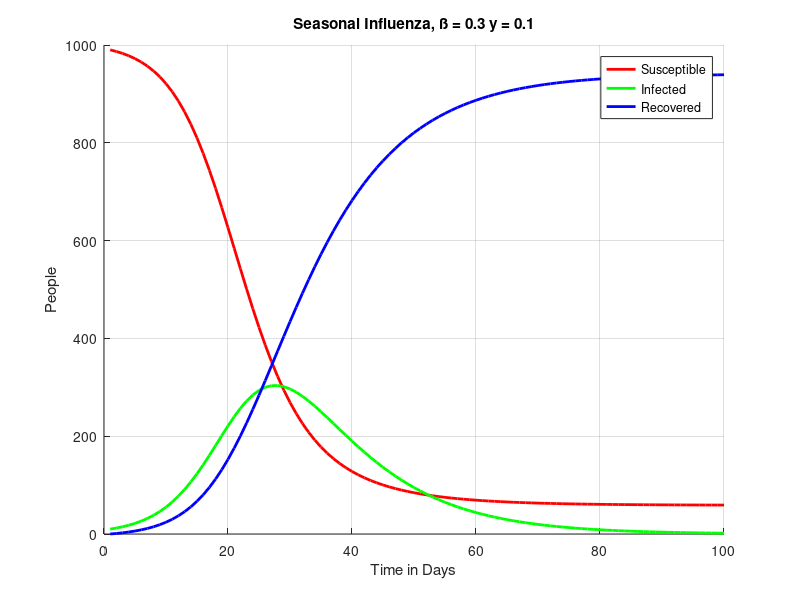
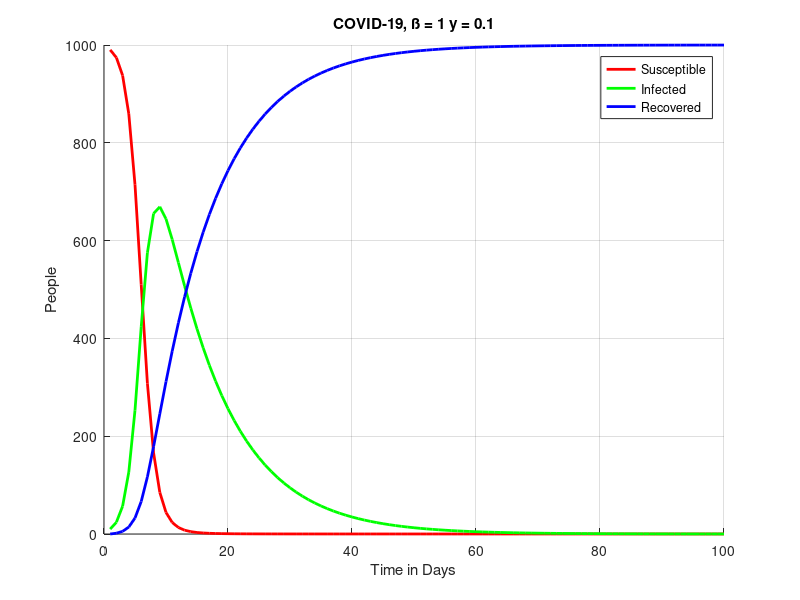
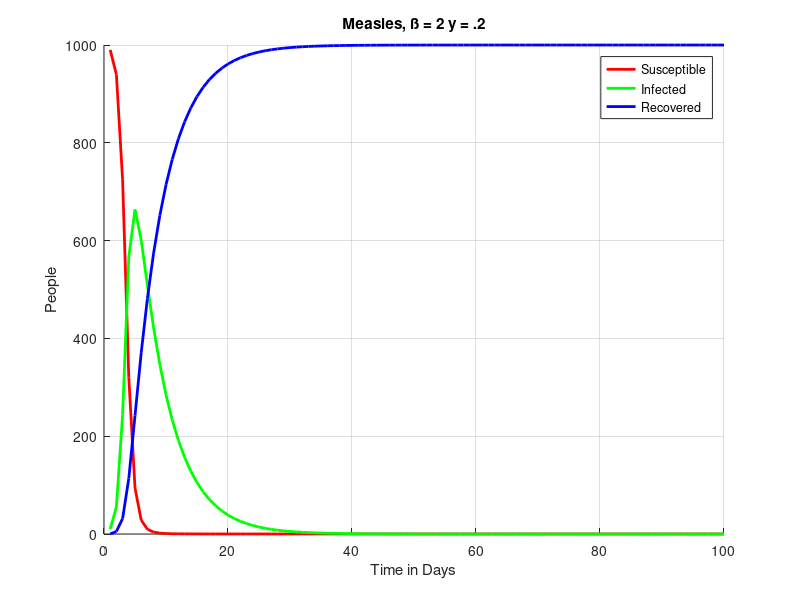

MATLAB code to generate these figures, in order:
%% Part 1: Runge-Kutta Method
format shortG; clear; clc

% Initializing Variable Definitions
St1 = zeros(1,1);
It1 = zeros(1,1);
Rt1 = zeros(1,1);
St2 = zeros(1,1);
It2 = zeros(1,1);
Rt2 = zeros(1,1);
St3 = zeros(1,1);
It3 = zeros(1,1);
Rt3 = zeros(1,1);
St(1,1) = 990; % Number of susceptible individuals at time t
It(1,1) = 10; % Number of infected individuals at time t
Rt(1,1) = 0; % Number of recovered individuals at time t

N = St + It + Rt; % Total Population
h = 1; % Step size in days
T = 100; % Total simulation time in days (0 -> 100)
days = 1:h:100;

for t = 1:h:T % For loop calculation for the standard flu 

    % initially given variables
    Beta = 0.3; %Transmission Rate
    Gamma = 0.1; %Recovery Rate

    % Set of nonlinear differential equations defined
    dSdt = @(t, St, It, Rt) -(Beta / N) .* St .* It;
    dIdt = @(t, St, It, Rt) (Beta / N) .* St .* It - Gamma .* It;
    dRdt = @(t, St, It, Rt) Gamma .* It;

    % Runge Kutta Calculations in which each diff eq is evaluated  
    k1S = dSdt(t, St(t,1), It(t,1), Rt(t,1));
    k1I = dIdt(t, St(t,1), It(t,1), Rt(t,1));
    k1R = dRdt(t, St(t,1), It(t,1), Rt(t,1));

    k2S = dSdt(t + 0.5 * h, St(t,1) + 0.5 * k1S * h, It(t,1) + 0.5 * k1I * h, Rt(t,1) + 0.5 * k1R * h);
    k2I = dIdt(t + 0.5 * h, St(t,1) + 0.5 * k1S * h, It(t,1) + 0.5 * k1I * h, Rt(t,1) + 0.5 * k1R * h);
    k2R = dRdt(t + 0.5 * h, St(t,1) + 0.5 * k1S * h, It(t,1) + 0.5 * k1I * h, Rt(t,1) + 0.5 * k1R * h);

    k3S = dSdt(t + 0.5 * h, St(t,1) + 0.5 * k2S * h, It(t,1) + 0.5 * k2I * h, Rt(t,1) + 0.5 * k2R * h);
    k3I = dIdt(t + 0.5 * h, St(t,1) + 0.5 * k2S * h, It(t,1) + 0.5 * k2I * h, Rt(t,1) + 0.5 * k2R * h);
    k3R = dRdt(t + 0.5 * h, St(t,1) + 0.5 * k2S * h, It(t,1) + 0.5 * k2I * h, Rt(t,1) + 0.5 * k2R * h);

    k4S = dSdt(t + h, St(t,1) + k3S * h, It(t,1) + k3I, Rt(t,1) + k3R);
    k4I = dIdt(t + h, St(t,1) + k3S * h, It(t,1) + k3I, Rt(t,1) + k3R);
    k4R = dRdt(t + h, St(t,1) + k3S * h, It(t,1) + k3I, Rt(t,1) + k3R);


    St(t + 1,1) = St(t,1) + (1/6) * (k1S + 2 * k2S + 2 * k3S + k4S) * h;
    It(t + 1,1) = It(t,1) + (1/6) * (k1I + 2 * k2I + 2 * k3I + k4I) * h;
    Rt(t + 1,1) = Rt(t,1) + (1/6) * (k1R + 2 * k2R + 2 * k3R + k4R) * h;

    % Values for susceptible, infected, and recovered persons are tabulated and synthesized into a vector

    St1(t,1) = St(t,1);
    It1(t,1) = It(t,1);
    Rt1(t,1) = Rt(t,1);

end


for t = 1:h:T

    Beta = 1;
    Gamma = 0.1;
    
    dSdt = @(t, St, It, Rt) -(Beta / N) .* St .* It;
    dIdt = @(t, St, It, Rt) (Beta / N) .* St .* It - Gamma .* It;
    dRdt = @(t, St, It, Rt) Gamma .* It;

    k1S = dSdt(t, St(t,1), It(t,1), Rt(t,1));
    k1I = dIdt(t, St(t,1), It(t,1), Rt(t,1));
    k1R = dRdt(t, St(t,1), It(t,1), Rt(t,1));

    k2S = dSdt(t + 0.5 * h, St(t,1) + 0.5 * k1S * h, It(t,1) + 0.5 * k1I * h, Rt(t,1) + 0.5 * k1R * h);
    k2I = dIdt(t + 0.5 * h, St(t,1) + 0.5 * k1S * h, It(t,1) + 0.5 * k1I * h, Rt(t,1) + 0.5 * k1R * h);
    k2R = dRdt(t + 0.5 * h, St(t,1) + 0.5 * k1S * h, It(t,1) + 0.5 * k1I * h, Rt(t,1) + 0.5 * k1R * h);

    k3S = dSdt(t + 0.5 * h, St(t,1) + 0.5 * k2S * h, It(t,1) + 0.5 * k2I * h, Rt(t,1) + 0.5 * k2R * h);
    k3I = dIdt(t + 0.5 * h, St(t,1) + 0.5 * k2S * h, It(t,1) + 0.5 * k2I * h, Rt(t,1) + 0.5 * k2R * h);
    k3R = dRdt(t + 0.5 * h, St(t,1) + 0.5 * k2S * h, It(t,1) + 0.5 * k2I * h, Rt(t,1) + 0.5 * k2R * h);

    k4S = dSdt(t + h, St(t,1) + k3S * h, It(t,1) + k3I, Rt(t,1) + k3R);
    k4I = dIdt(t + h, St(t,1) + k3S * h, It(t,1) + k3I, Rt(t,1) + k3R);
    k4R = dRdt(t + h, St(t,1) + k3S * h, It(t,1) + k3I, Rt(t,1) + k3R);


    St(t + 1,1) = St(t,1) + (1/6) * (k1S + 2 * k2S + 2 * k3S + k4S) * h;
    It(t + 1,1) = It(t,1) + (1/6) * (k1I + 2 * k2I + 2 * k3I + k4I) * h;
    Rt(t + 1,1) = Rt(t,1) + (1/6) * (k1R + 2 * k2R + 2 * k3R + k4R) * h;

    St2(t,1) = St(t,1);
    It2(t,1) = It(t,1);
    Rt2(t,1) = Rt(t,1);

end

% Begin 
for t = 1:h:T

    % Re-initialize givens
    Beta = 2;
    Gamma = 0.2;
    
    % Next set of nonlinear differential equations defined
    dSdt = @(t, St, It, Rt) -(Beta / N) .* St .* It;
    dIdt = @(t, St, It, Rt) (Beta / N) .* St .* It - Gamma .* It;
    dRdt = @(t, St, It, Rt) Gamma .* It;
    
    % Define all constants for the RK method, for each model
    k1S = dSdt(t, St(t,1), It(t,1), Rt(t,1));
    k1I = dIdt(t, St(t,1), It(t,1), Rt(t,1));
    k1R = dRdt(t, St(t,1), It(t,1), Rt(t,1));

    k2S = dSdt(t + 0.5 * h, St(t,1) + 0.5 * k1S * h, It(t,1) + 0.5 * k1I * h, Rt(t,1) + 0.5 * k1R * h);
    k2I = dIdt(t + 0.5 * h, St(t,1) + 0.5 * k1S * h, It(t,1) + 0.5 * k1I * h, Rt(t,1) + 0.5 * k1R * h);
    k2R = dRdt(t + 0.5 * h, St(t,1) + 0.5 * k1S * h, It(t,1) + 0.5 * k1I * h, Rt(t,1) + 0.5 * k1R * h);

    k3S = dSdt(t + 0.5 * h, St(t,1) + 0.5 * k2S * h, It(t,1) + 0.5 * k2I * h, Rt(t,1) + 0.5 * k2R * h);
    k3I = dIdt(t + 0.5 * h, St(t,1) + 0.5 * k2S * h, It(t,1) + 0.5 * k2I * h, Rt(t,1) + 0.5 * k2R * h);
    k3R = dRdt(t + 0.5 * h, St(t,1) + 0.5 * k2S * h, It(t,1) + 0.5 * k2I * h, Rt(t,1) + 0.5 * k2R * h);

    k4S = dSdt(t + h, St(t,1) + k3S * h, It(t,1) + k3I, Rt(t,1) + k3R);
    k4I = dIdt(t + h, St(t,1) + k3S * h, It(t,1) + k3I, Rt(t,1) + k3R);
    k4R = dRdt(t + h, St(t,1) + k3S * h, It(t,1) + k3I, Rt(t,1) + k3R);

    % RK method, employing constants created ealrier
    St(t + 1,1) = St(t,1) + (1/6) * (k1S + 2 * k2S + 2 * k3S + k4S) * h;
    It(t + 1,1) = It(t,1) + (1/6) * (k1I + 2 * k2I + 2 * k3I + k4I) * h;
    Rt(t + 1,1) = Rt(t,1) + (1/6) * (k1R + 2 * k2R + 2 * k3R + k4R) * h;

    St3(t,1) = St(t,1);
    It3(t,1) = It(t,1);
    Rt3(t,1) = Rt(t,1);

end


figure(1) % Plot Seasonal Influenza
hold on
grid on

plot(days,St1,'red','LineWidth',2)
plot(days,It1,'green','LineWidth',2)
plot(days,Rt1,'blue','linewidth',2)

title('Seasonal Influenza, ß = 0.3 y = 0.1')
xlabel('Time in Days')
ylabel('People')
legend('Susceptible','Infected','Recovered')
hold off


figure(2) % Plot COVID-19
hold on
grid on

plot(days,St2,'r','LineWidth',2)
plot(days,It2,'g','LineWidth',2)
plot(days,Rt2,'b','linewidth',2)

title('COVID-19, ß = 1 y = 0.1')
xlabel('Time in Days')
ylabel('People')
legend('Susceptible','Infected','Recovered')
hold off


figure(3) % Plot Measles
hold on
grid on

plot(days,St3,'r','LineWidth',2)
plot(days,It3,'g','LineWidth',2)
plot(days,Rt3,'b','linewidth',2)

title('Measles, ß = 2 y = .2')
xlabel('Time in Days')
ylabel('People')
legend('Susceptible','Infected','Recovered')
hold off


%% Discussion Section:

% The beta value is the transmission rate, or how often susceptible
% individuals get infected while gamma is the recovery rate, or how often the
% affected individuals recover. When the beta parameter increases, the
% number of susceptible individuals decreases significantly quicker, the
% overall recovery rate is considerably quicker, and the infected
% population spikes to a greater amplitude earlier. When the gamma parameter
% doubles along with the beta parameter, the susceptible, infected, and
% recovered populations all have similar behavior, except they all exhibit
% the end behavior twice as quickly. the derivatives are much sharper
% (change in the populations occurs much quicker). 
